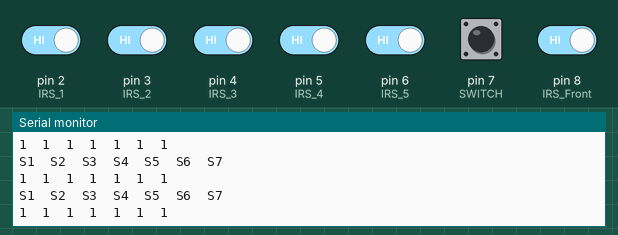
Recording of a sketch running on a simulated Arduino Uno, built with avr-gcc and run on an emulated ATmega328P. Shown: the last lines printed to the serial monitor. Inputs (shaded band) come from the test bench; at power-on: pin 2 (IRS_1), pin 3 (IRS_2), pin 4 (IRS_3), pin 5 (IRS_4), pin 6 (IRS_5), pin 7 (SWITCH), pin 8 (IRS_Front) HIGH.

Above: at 1.2 s.
1.3 s: pin 2 (IRS_1) driven LOW
At 2.2 s:
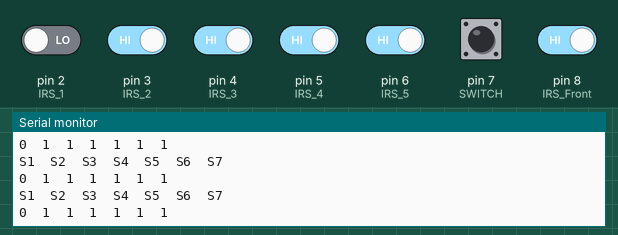
2.8 s: pin 3 (IRS_2) driven LOW
5.8 s: pin 4 (IRS_3) driven LOW
At 6.9 s:
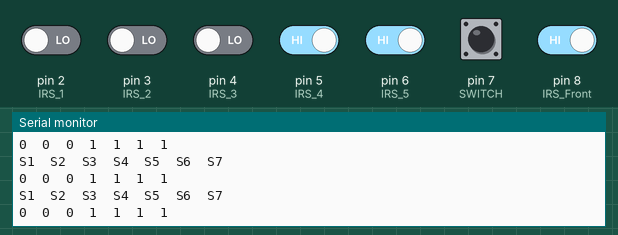
7.3 s: pin 5 (IRS_4) driven LOW
10.3 s: pin 6 (IRS_5) driven LOW
At 11.3 s:
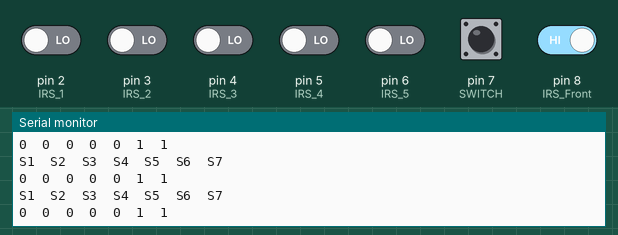

The sketch:

LF_Test.ino
```cpp
int IRS_1 = 2;
int IRS_2 = 3;
int IRS_3 = 4;
int IRS_4 = 5;
int IRS_5 = 6;
int SWITCH = 7;
int IRS_Front = 8;
bool S1, S2, S3, S4, S5, S6, S7;
char strBuf[70];

void setup(){
  Serial.begin(9600);

  pinMode(IRS_1, INPUT);
  pinMode(IRS_4, INPUT);
  pinMode(IRS_5, INPUT);
  pinMode(SWITCH, INPUT);
  pinMode(IRS_Front, INPUT);
 }

void loop() {
  S1 = digitalRead(IRS_1);
  S2 = digitalRead(IRS_2);
  S3 = digitalRead(IRS_3);
  S4 = digitalRead(IRS_4);
  S5 = digitalRead(IRS_5);
  S6 = digitalRead(SWITCH);
  S7 = digitalRead(IRS_Front);


  Serial.println("S1\tS2\tS3\tS4\tS5\tS6\tS7");
  sprintf(strBuf, "%d\t%d\t%d\t%d\t%d\t%d\t%d", S1, S2, S3, S4, S5, S6, S7);
  Serial.println(strBuf);


  delay(50);

}
```

Measured:
- after the input at 1.3 s, the serial monitor: prints a new line at once (image 1)
- after the input at 5.8 s, the serial monitor: prints a new line at once (image 2)
- after the input at 10.3 s, the serial monitor: prints a new line at once (image 3)
